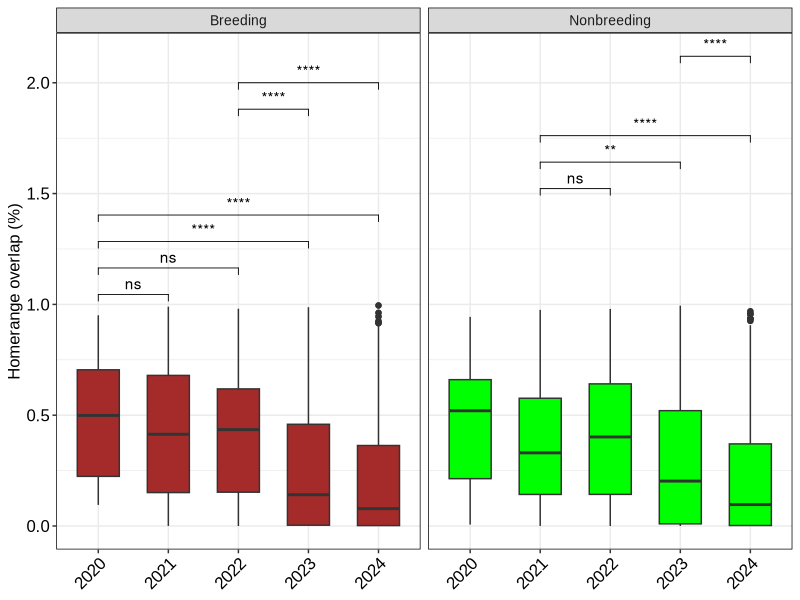
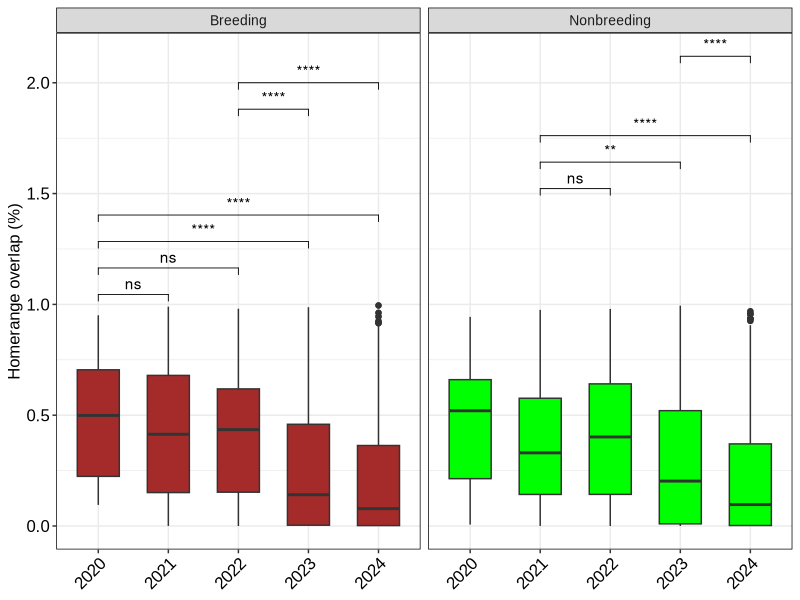

R code for these plots, in order:
# Load required packages
library(readr)
library(dplyr)
library(tidyr)
library(stringr)
library(readxl)
library(ggplot2)
library(ggpubr)
library(purrr)

# Load data
breeding <- read_csv("Breeding_Overlap_table.csv")
nonbreeding <- read_csv("Nonbreeding_Overlap_table.csv")

# function for overlap
pivot_overlap_matrix <- function(df, season_label) {
  df |>
    rename(Bear1 = 1) |>
    pivot_longer(-Bear1, names_to = "Bear2", values_to = "Overlap") |>
    mutate(
      Year1 = str_extract(Bear1, "^\\d{4}") %>% as.integer(),
      Year2 = str_extract(Bear2, "^\\d{4}") %>% as.integer(),
      Season = season_label
    ) |>
    # Keep only pairs from the same year
    filter(Year1 == Year2) %>%
    # Simplify names (remove year & any other extra words)
    mutate(
      Year = Year1,
      Bear1 = str_remove(Bear1, "^\\d{4}_"),
      Bear1 = str_remove(Bear1, "_Positions.*"),
      Bear2 = str_remove(Bear2, "^\\d{4}_"),
      Bear2 = str_remove(Bear2, "_Positions.*")
    ) |>
    select(Year, Season, Bear1, Bear2, Overlap)
}

# apply to both data
breeding_long <- pivot_overlap_matrix(breeding, "Breeding")
nonbreeding_long <- pivot_overlap_matrix(nonbreeding, "Nonbreeding")

# combine and filter
overlap_all <- bind_rows(breeding_long, nonbreeding_long) %>%
  filter(!is.na(Overlap)) %>%       
  filter(Bear1 != Bear2)            

### Filter bears for removal

remove_list <- tibble(
  Bear = c("Fanta", "Green_Eggs", "Mousse", "Mousse", "Ratatouille",
           "Rattlesnake", "She_Tan", "She_Tan", "Oblong", "Tikki", "Troublemaker", "Wanderer", "Wanderer"),
  Year = c(2022, 2021, 2021, 2022, 2024, 2021, 2020, 2021,2022, 2020, 2020, 2021, 2022)
)

# continue filtering
overlap_filtered <- overlap_all %>%
  filter(
    !(Bear1 %in% remove_list$Bear & Year %in% remove_list$Year),
    !(Bear2 %in% remove_list$Bear & Year %in% remove_list$Year)
  )
removed_rows <- anti_join(overlap_all, overlap_filtered)
removed_rows %>%
  count(Year)

# Statistic test needed for plot
overall_test <- wilcox.test(Overlap ~ Season, data = overlap_filtered)
overall_test$p.value
p_val <- overall_test$p.value



##### Plotting ###########

# Defining theme
My_Theme = theme_bw() +
  theme(axis.title.x = element_text(size=12, family = "Arial"),
        axis.text.x = element_text(angle=45, colour="black", 
                                   vjust=1, hjust=1, size=12, family = "Arial"),
        axis.text.y = element_text(colour = "black", size=12, family = "Arial"),
        axis.title.y = element_text(size=12, family = "Arial"),
        plot.title = element_text(size=12, family = "Arial"),
        legend.title = element_text(face = "bold", size=12, family = "Arial"),
        legend.text = element_text(size = 12, family = "Arial"),
        legend.position = "none", 
        legend.key.size = unit(1, "cm"),
        strip.text.x = element_text(size=10, family = "Arial"),
        strip.text.y = element_text(size=10, family = "Arial"),
        panel.border = element_rect(fill = NA, colour = "black"),
        strip.background = element_rect(colour="black"))

## Assign comparisons for statistics
year_comparisons <- list(
  c("2020", "2021"),
  c("2020", "2022"),
  c("2020", "2023"),
  c("2020", "2024"),
  c("2021", "2022"),
  c("2021", "2023"),
  c("2021", "2024"),
  c("2022", "2023"),
  c("2022", "2024"),
  c("2023", "2024")
)

# Plot 
ggplot(overlap_filtered, aes(x = factor(Year), y = Overlap, fill = factor(Season))) +
  scale_fill_manual(values = c(
    "Breeding" = "brown",
    "Nonbreeding" = "green"
  ))+
  geom_boxplot(width = 0.6) +
  stat_compare_means(
    comparisons = year_comparisons,
    method = "wilcox.test",
    label = "p.signif",
    hide.ns = FALSE
  )+
  facet_wrap(~ Season) +
  labs(
    title = NULL,
    x = NULL,
    y = "Homerange overlap (%)"
  ) +
  My_Theme

# Save the plot as a pdf
ggsave(
  filename = "Figures/FigS12.pdf",   
  plot = last_plot(),                  
  device = cairo_pdf,                    
  width = 3.35,                        # 85 mm
  height = 4,                         
  units = "in",                        
)


